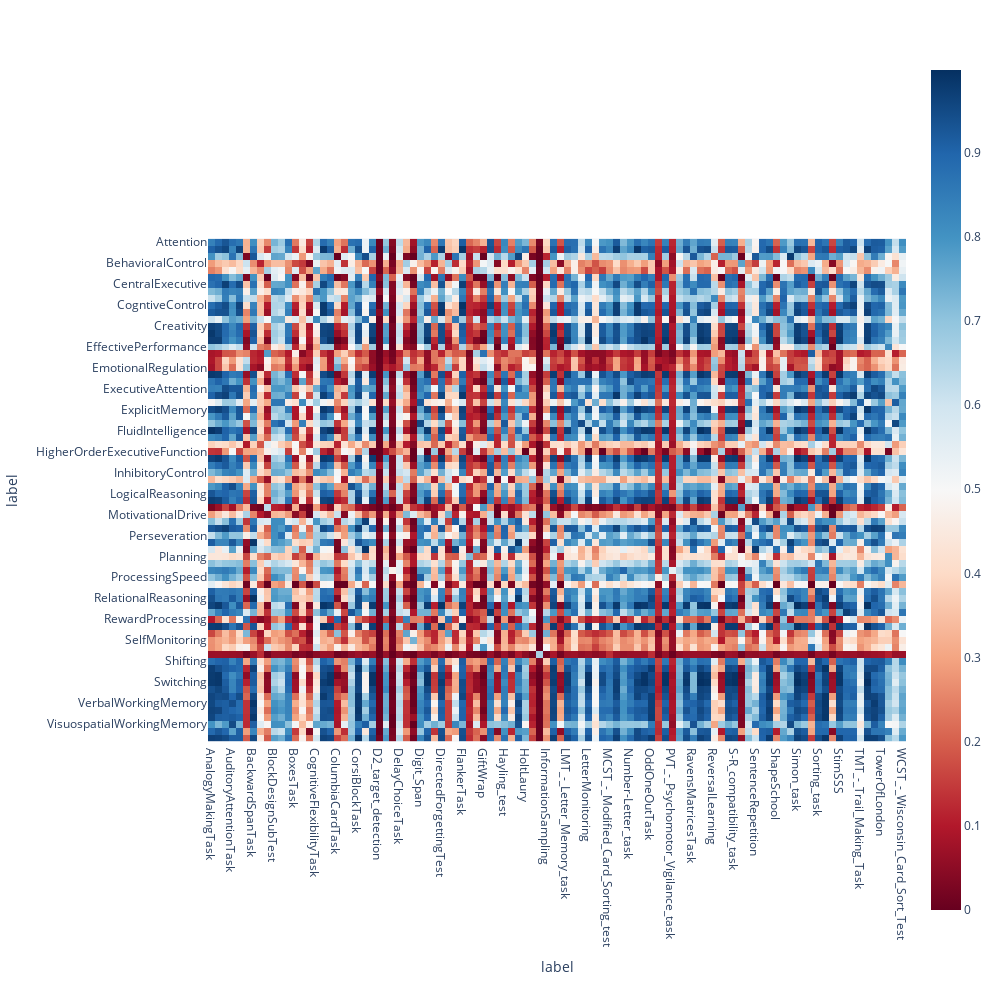

The code cell stored with this chart in its notebook:
### Code cell
import plotly.express as px

px.imshow(H_sim, color_continuous_scale='RdBu', width=1000, height=1000)

### Figure 1 — Plotly figure (JSON) as saved in the notebook; plotly's stock layout.template omitted (floating-point values rounded to 4 significant figures; data arrays with more than 128 entries replaced by an {"elided": "..."} marker saying what was removed)
{"data": [{"coloraxis": "coloraxis", "hovertemplate": "label: %{x}<br>label: %{y}<br>color: %{z}<extra></extra>", "name": "0", "type": "heatmap", "x": ["AnalogyMakingTask", "AntiSaccadeTask", "AttentionNetworkTest", "AuditoryAttentionTask", "AutomatedOperationSpanTask", "BART", "BackwardSpanTask", "BalanceBeamTask", "BearDragonTask", "BlockDesignSubTest", "BlockSpanTask", "BoxCrossingDualTask", "BoxesTask", "CategoryFluencyTask", "CategorySwitchTask", "CognitiveFlexibilityTask", "CognitiveReflectionTest", "ColorShapeTask", "ColumbiaCardTask", "ContingencyNamingTask", "ContiniousPerformanceTask", "CorsiBlockTask", "Counting_Span_task", "Cued_Unpredictable_Switch_task", "D2_target_detection", "DPXTest", "DegradedVigilanceTask", "DelayChoiceTask", "Delay_Discounting_task", "DietaryDecisionsTask", "Digit_Span", "Dimension-switching_task", "DimensionalChangeCardSortTask", "DirectedForgettingTest", "DiscountingTask", "FIST_-_Flexible_Item_Selection_task", "FlankerTask", "Flexibility_Test", "GiftDelay", "GiftWrap", "Go_NoGo", "GrassSnowTask", "Hayling_test", "Head-Toes-Knees-Shoulders_task", "HierarchicalRule", "HoltLaury", "IGT_-_Iowa_Gambling_task", "Incompatibility_test", "InformationSampling", "Keep_Track_task", "KnockAndTapTask", "LMT_-_Letter_Memory_task", "LNS_-_Letter_Number_Sequencing", "LetterFluency", "LetterMonitoring", "LexicalFluencyTest", "Local–global_task", "MCST_-_Modified_Card_Sorting_test", "NBackTask", "NineBoxes", "Number-Letter_task", "OSpan_-_Operating_Span", "Object_Substitution_task", "OddOneOutTask", "PEG_-_Pencil_Tapping_task", "PRP", "PVT_-_Psychomotor_Vigilance_task", "RLG_-_Random_Letter_Generation_task", "RNG_-_Random_Number_Generation_task", "RavensMatricesTask", "Reading_Span_Task", "RecentProbesTask", "ReversalLearning", "ReverseCategorization", "Rspan_-_Running_Span", "S-R_compatibility_task", "SelfControlScheduleTask", "Semantic_Fluency_test", "SentenceRepetition", "Sentence_Completion_task", "ShapeMatching", "ShapeSchool", "ShiftTask", "SimonSays", "Simon_task", "SimpleRT", "SnackDelayTask", "Sorting_task", "Span_Task", "SpinThePots", "StimSSS", "StopSignalTask", "Stroop", "TMT_-_Trail_Making_Task", "TaskSwitching", "TowerOfHanoi", "TowerOfLondon", "TwoStep", "Verbal_fluency_task", "WCST_-_Wisconsin_Card_Sort_Test"], "xaxis": "x", "y": ["Attention", "AttentionalControl", "AttentionalInertia", "BehavioralControl", "BehavioralRegulation", "Binding", "CentralExecutive", "CognitiveFlexibility", "CognitiveInhibition", "CogntiveControl", "ContextProcessing", "CoreExecutiveFunction", "Creativity", "DeductiveReasoning", "DualTaskCoordination", "EffectivePerformance", "EffortfulControl", "EmotionalControl", "EmotionalRegulation", "EpisodicBuffer", "EpisodicMemory", "ExecutiveAttention", "ExecutiveControl", "ExecutiveFunction", "ExplicitMemory", "FeedbackLearning", "Fluency", "FluidIntelligence", "FocusedAttention", "Generativity", "HigherOrderExecutiveFunction", "ImplicitMemory", "Inhibition", "InhibitoryControl", "Initiation", "InterferenceControl", "LogicalReasoning", "LongTermMemory", "Mindfulness", "MotivationalDrive", "NonverbalWorkingMemory", "Organization", "Perseveration", "PhonologicalLoop", "PhonologicalWorkingMemory", "Planning", "ProblemSolving", "ProceduralMemory", "ProcessingSpeed", "PurposiveAction", "Reasoning", "RelationalReasoning", "ResponseConflict", "ResponseInhibition", "RewardProcessing", "SelectiveAttention", "SelfControl", "SelfMonitoring", "SelfRegulation", "Sequencing", "Shifting", "ShortTermMemory", "StrategicRetrieval", "Switching", "Updating", "VerbalProcessing", "VerbalWorkingMemory", "VisuospatialProcessing", "VisuospatialSketchpad", "VisuospatialWorkingMemory", "Volition", "WorkingMemory"], "yaxis": "y", "z": {"elided": "72x100 float values"}}], "layout": {"coloraxis": {"colorscale": [[0, "rgb(103,0,31)"], [0.1, "rgb(178,24,43)"], [0.2, "rgb(214,96,77)"], [0.3, "rgb(244,165,130)"], [0.4, "rgb(253,219,199)"], [0.5, "rgb(247,247,247)"], [0.6, "rgb(209,229,240)"], [0.7, "rgb(146,197,222)"], [0.8, "rgb(67,147,195)"], [0.9, "rgb(33,102,172)"], [1, "rgb(5,48,97)"]]}, "height": 1000, "margin": {"t": 60}, "width": 1000, "xaxis": {"anchor": "y", "constrain": "domain", "domain": [0, 1], "scaleanchor": "y", "title": {"text": "label"}}, "yaxis": {"anchor": "x", "autorange": "reversed", "constrain": "domain", "domain": [0, 1], "title": {"text": "label"}}}}
